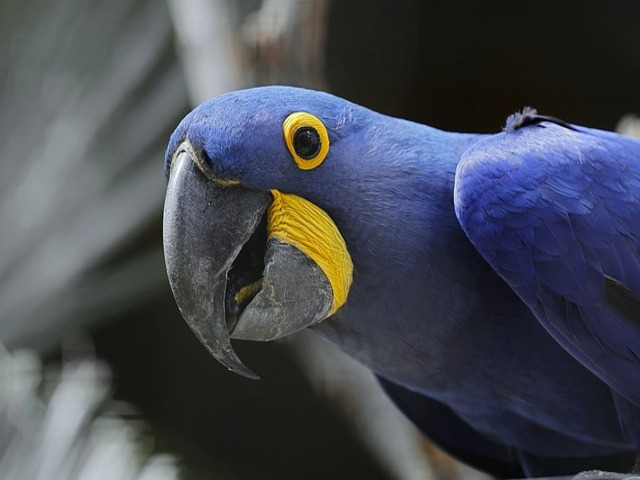
#> input picture images/arara.jpg, 640 x 480 px
$ jupyter execute frequency_canvas.ipynb   (older library calls are emulated)
#> lines starting #> are read from the running program, lines starting #| are printed output that depends on the picture
[cell 1]
# Importa as dependências
import numpy as np
import cv2

[cell 2]
# Transforma uma imagem do domínio do espaço para o da frequência
def space_to_freq (image):

    # Converte a imagem para floats e aplica o DFT, obtendo os valores complexos
    dft = cv2.dft(np.float32(image), flags = cv2.DFT_COMPLEX_OUTPUT)

    # Realiza um 'shift' do canto superior esquerdo para o centro da matriz na frequência
    dft_shift = np.fft.fftshift(dft)

    # Extrai a magnitude e fase da matrix na frequência
    mag, phase = cv2.cartToPolar(dft_shift[:, :, 0], dft_shift[:, :, 1])

    # Transforma de magnitude para espectro
    spec = np.log(mag) / 20

    # Retorna os valores calculados
    return spec, mag, phase

[cell 3]
# Transforma uma imagem do domínio da frequência para o do espaço
def freq_to_space(spec, mag, phase, img_min, img_max):

    # Traduz do espectro para magnitude
    mag = np.exp(spec * 20)

    # Converte a magnitude e fase para valores reais e complexos no plano cartesiano
    real, imag = cv2.polarToCart(mag, phase)

    # Combina os componentes carteziados em uma matriz de valores complexos
    back = cv2.merge([real, imag])

    # Realiza um 'shift' do centro para o canto superior esquerdo
    back_ishift = np.fft.ifftshift(back)

    # Realiza uma IDFT e salva os complexos resultantes
    img_back = cv2.idft(back_ishift)

    # Combina os componentes complexos de volta para a imagem
    img_back = cv2.magnitude(img_back[:, :, 0], img_back[:, :, 1])

    # Re-normaliza para o range uint8, igual ao original
    min, max = np.amin(img_back, (0, 1)), np.amax(img_back, (0, 1))
    image = cv2.normalize(img_back, None, alpha=img_min,
                            beta=img_max, norm_type=cv2.NORM_MINMAX,
                            dtype=cv2.CV_8U)

    # Retorna a imagem
    return image

[cell 4]
# Função de callback do mouse
pt1_x, pt1_y, drawing, color, pointer_size, pointer_type = 0, 0, 0, 0, 1, 1

# [46 lines left out: function line_drawing, not called in this run]

[cell 5]
# Realiza o calculo da taxa de compressão
def calc_compression_ratio(image, size):

    # Calcula a quantidade de pixes apagados
    zeros = size - np.count_nonzero(image)
    ratio = (zeros / size) * 100
    return ratio

[cell 6]
# Call-back function para o menu de ferramentas
# [32 lines left out: function menu_controller, not called in this run]

[cell 7]
# Lê a imagem em escala de cinza
image = cv2.imread('images/arara.jpg', 0)
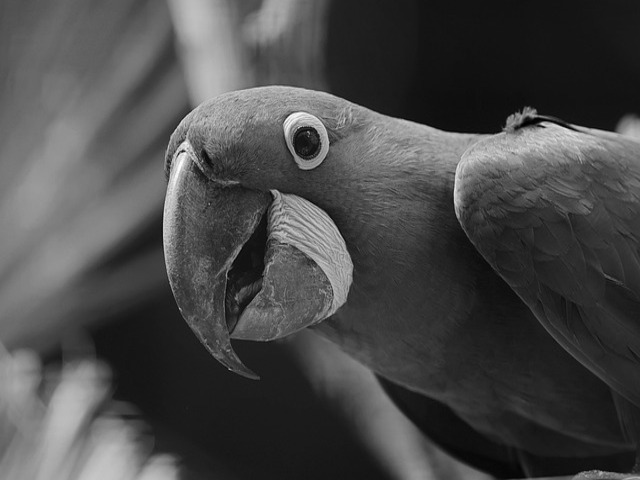
#> image: shape (480, 640); min 0, max 254, mean 73
menu_image = cv2.imread('./icons/design.png')
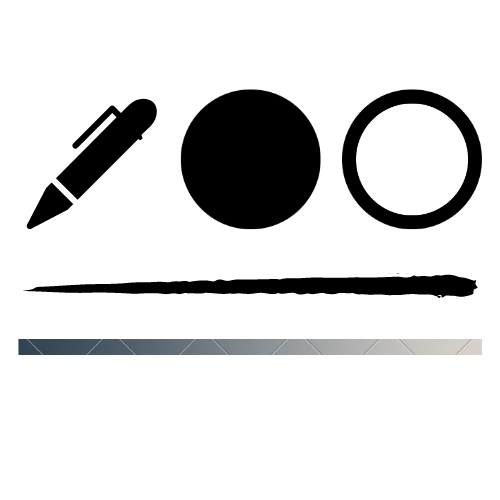
#> input picture icons/design.png, 500 x 500 px
#> menu_image is the input picture: shape (500, 500, 3); mean B, G, R 219.1, 219, 218.8

# Obtém os valores de min e max da imagem
img_min, img_max = np.amin(image, (0, 1)), np.amax(image, (0, 1))
#> img_min = 0; img_max = 254

# Transforma para o domínio da frequência
spectrum_image, mag, phase = space_to_freq(image)
#> in space_to_freq, `mag, phase = cv2.cartToPolar(dft_shift[:, :, 0], dft_shift[:, :, 1])`:
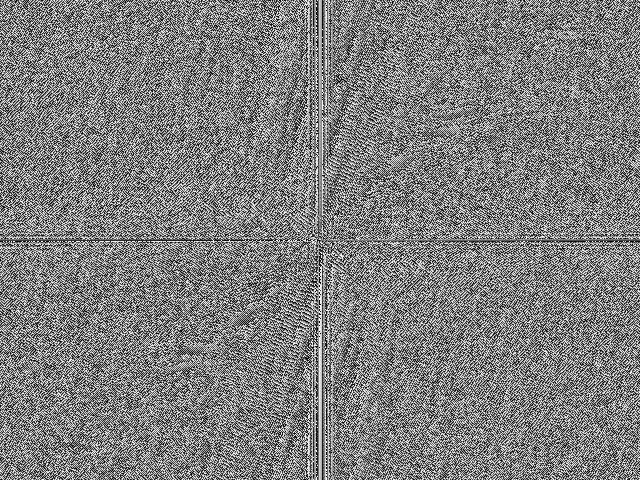
#> phase: shape (480, 640) float32; min 1.81e-05, max 6.28, mean 3.14; drawn with min black and max white
#> in space_to_freq, `spec = np.log(mag) / 20`:
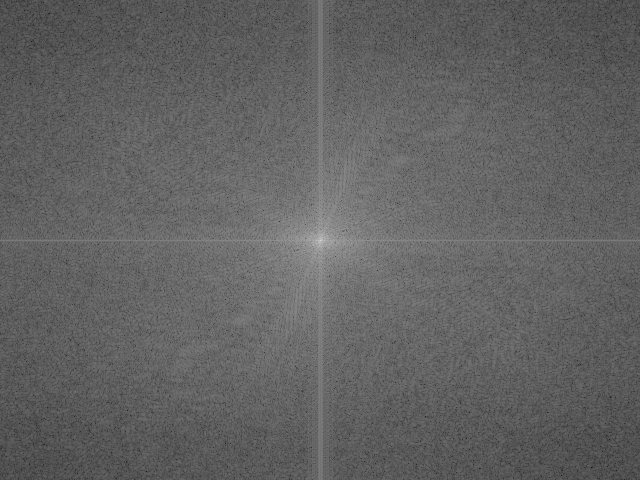
#> spec: shape (480, 640) float32; min 0.0754, max 0.846, mean 0.385
saved = spectrum_image

# Cria a janela e seta o callback
cv2.namedWindow('Spectrum')
cv2.setMouseCallback('Spectrum', line_drawing)

# Cria a janela e seta o callback
cv2.namedWindow('Menu')
cv2.setMouseCallback('Menu', menu_controller)
cv2.imshow('Menu', menu_image)

while(1):

    # Realiza um update na imagem resultante
    freq_image = freq_to_space(spectrum_image, mag, phase, img_min, img_max)
#> in freq_to_space, `min, max = np.amin(img_back, (0, 1)), np.amax(img_back, (0, 1))`: min = 93.01; max = 78029480

    # Calcula a taxa de compressão da imagem
    new_ratio = calc_compression_ratio(spectrum_image,
            np.array(np.shape(spectrum_image)).prod())
#> in calc_compression_ratio, `zeros = size - np.count_nonzero(image)`: zeros = 0
#> new_ratio = 0

    # Mostra a taxa de compressão na imagem
    pointer_type_str = {1: 'pencil', 2: 'circle', 3: 'anticircle'}[pointer_type]
    cv2.putText(freq_image, f"Compression: {new_ratio:.2f}%",
                (25, 25), cv2.FONT_HERSHEY_SIMPLEX, 0.5, (255, 255, 0), 2)
    cv2.putText(freq_image, f"Tool: {pointer_type_str}",
                (25, 50), cv2.FONT_HERSHEY_SIMPLEX, 0.5, (255, 255, 0), 2)
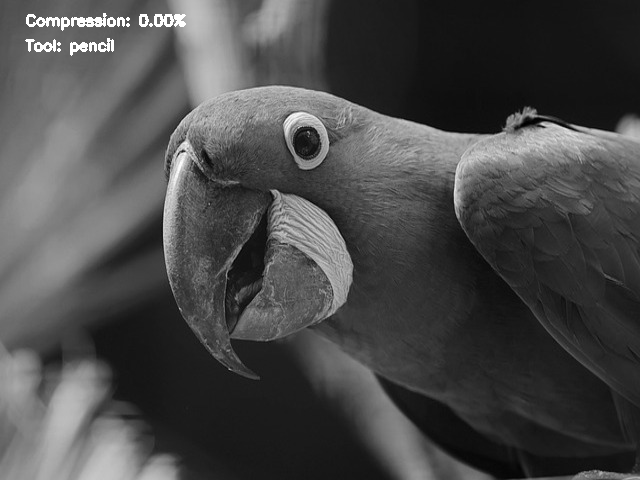
#> freq_image: shape (480, 640); min 0, max 255, mean 73.8

    # Concatena a imagem modificada com sua versão na frequência
    sidebyside = np.concatenate((spectrum_image, freq_image / 255), axis=1)
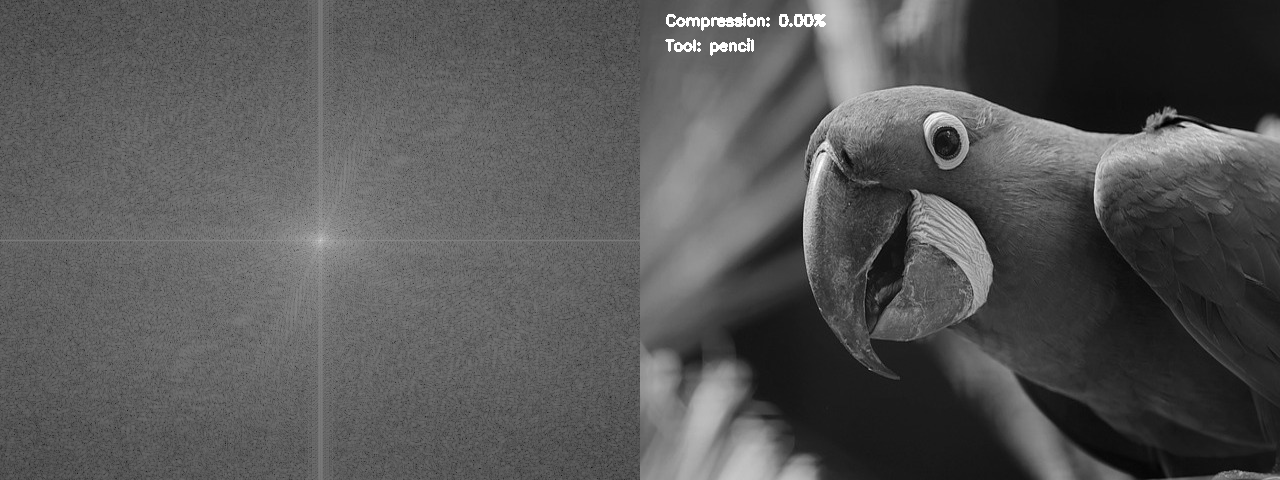
#> sidebyside: shape (480, 1280) float64; min 0, max 1, mean 0.337

    # Mostra a imagem montada
    cv2.imshow('Spectrum', sidebyside)

    # Para a execução caso Q seja pressionado
    if cv2.waitKey(1) & 0xFF == ord('q'):
#> (key q is pressed here)
        break

    # Reseta as edições caso R seja pressionado
    elif cv2.waitKey(1) & 0xFF == ord('r'):
        spectrum_image, mag, phase = space_to_freq(image)

# Fecha as janelas
cv2.destroyAllWindows()
